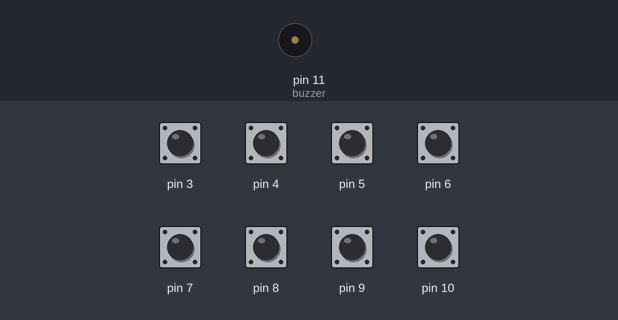
A sketch run on a simulated Arduino Uno, built with avr-gcc and run on an emulated ATmega328P. On the bench: buzzer (waves = sounding). The test bench sets the inputs (shaded band); at power-on: pin 3–10 HIGH.

Above: at 2.5 s.
2.6 s: pin 3 pulled LOW for 1 s
At 4.6 s:
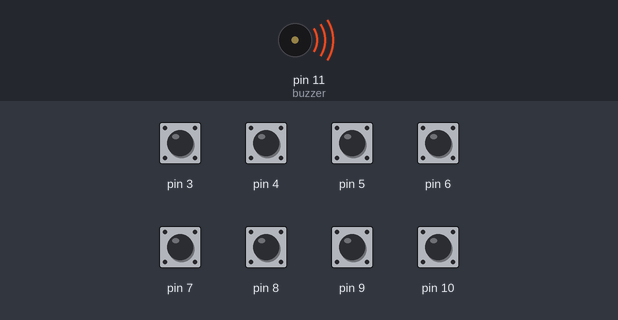
Timing chart, 0 to 6.4 s (numbered marks = the images above; inputs shaded):
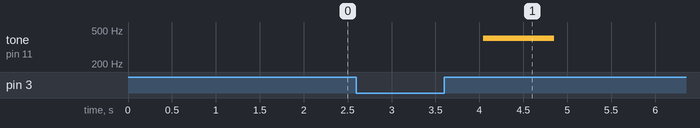

The sketch:

april12.ino
```cpp
#include <CapacitiveSensor.h>


#define buzzer 11

// Set the Send Pin & Receive Pin.
CapacitiveSensor   cs_12_3 = CapacitiveSensor(12,3);
CapacitiveSensor   cs_12_4 = CapacitiveSensor(12,4);
CapacitiveSensor   cs_12_5 = CapacitiveSensor(12,5);
CapacitiveSensor   cs_12_6 = CapacitiveSensor(12,6);
CapacitiveSensor   cs_12_7 = CapacitiveSensor(12,7);
CapacitiveSensor   cs_12_8 = CapacitiveSensor(12,8);
CapacitiveSensor   cs_12_9 = CapacitiveSensor(12,9);
CapacitiveSensor   cs_12_10 = CapacitiveSensor(12,10);

void setup()
{

  // turn off autocalibrate on channel 1 - just as an example
  cs_12_3.set_CS_AutocaL_Millis(0xFFFFFFFF);
  cs_12_4.set_CS_AutocaL_Millis(0xFFFFFFFF);
  cs_12_5.set_CS_AutocaL_Millis(0xFFFFFFFF);
  cs_12_6.set_CS_AutocaL_Millis(0xFFFFFFFF);
  cs_12_7.set_CS_AutocaL_Millis(0xFFFFFFFF);
  cs_12_8.set_CS_AutocaL_Millis(0xFFFFFFFF);
  cs_12_9.set_CS_AutocaL_Millis(0xFFFFFFFF);
  cs_12_10.set_CS_AutocaL_Millis(0xFFFFFFFF);
}

void loop()
{

  // Set the sensitivity of the sensors.
  float touch1 =  cs_12_3.capacitiveSensor(1000);
  float touch2 =  cs_12_4.capacitiveSensor(1000);
  float touch3 =  cs_12_5.capacitiveSensor(1000);
  float touch4 =  cs_12_6.capacitiveSensor(1000);
  float touch5 =  cs_12_7.capacitiveSensor(1000);
  float touch6 =  cs_12_8.capacitiveSensor(1000);
  float touch7 =  cs_12_9.capacitiveSensor(1000);
  float touch8 =  cs_12_10.capacitiveSensor(1000);

  // When we touched the sensor, the buzzer will produce a tone.
  if (touch1 > 1000){
    tone(buzzer,400);
    }
  if (touch2 > 1000){
    tone(buzzer,270);
    }
  if (touch3 > 1000){
    tone(buzzer,650);
  }
  if (touch4 > 1000) {
    tone(buzzer,900);
  }
  if (touch5 > 1000){
    tone(buzzer,1100);
  }
  if (touch6 > 1000){
    tone(buzzer,1300);
  }
  if (touch7 > 1000){
    tone(buzzer,1670);
  }
  if (touch8 > 1000){
    tone(buzzer,2000);
  }

  // When we didn't touch it, no tone is produced.
  if (touch1<=1000  &  touch2<=1000  &  touch3<=1000 & touch4<=1000  &  touch5<=1000  &  touch6<=1000 &  touch7<=1000 &  touch8<=1000)
    noTone(buzzer);
  delay(10);

 }
```

Measured:
- after the input at 2.6 s, tone on pin 11 (buzzer): silent → 400 Hz after 1.4 s, → silent 0.81 s later
